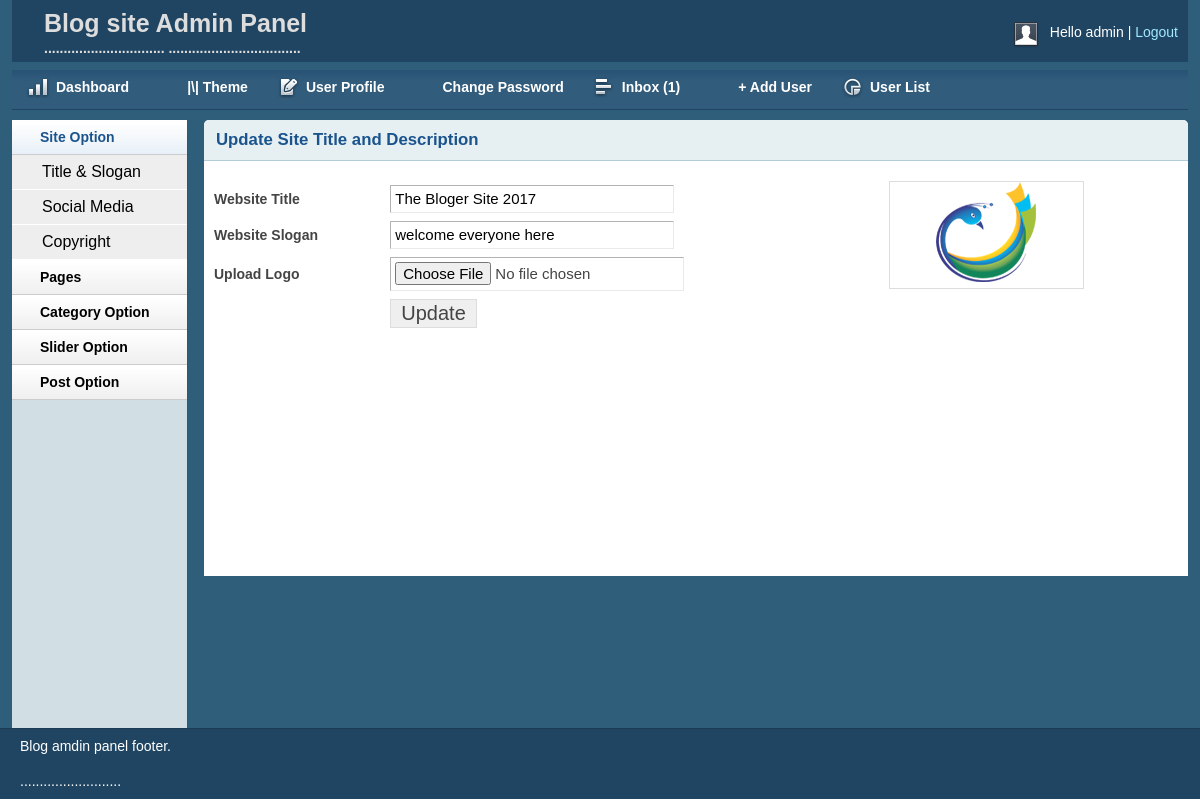
Screenshot of /admin/titleslogan.php (signed in) with the database file from the repository.
### tables this page shows
CREATE TABLE `tbl_user` (
  `id` int(11) NOT NULL,
  `name` varchar(255) NOT NULL,
  `username` varchar(50) NOT NULL,
  `password` varchar(32) NOT NULL,
  `email` varchar(255) NOT NULL,
  `details` text NOT NULL,
  `role` varchar(255) NOT NULL
);

CREATE TABLE `title_slogan` (
  `id` int(11) NOT NULL,
  `title` varchar(255) NOT NULL,
  `slogan` varchar(255) NOT NULL,
  `logo` varchar(255) NOT NULL
);

### lib/Database.php (called while the page is built, shortened)
<?php
Class Database{
	public $host   = DB_HOST;
	public $user   = DB_USER;
	public $pass   = DB_PASS;
	public $dbname = DB_NAME;
	public $link;
	private function connectDB(){
	$this->link = new mysqli($this->host, $this->user, $this->pass, $this->dbname);
 }
	public function select($query){
		$result = $this->link->query($query) or die($this->link->error.__LINE__);
		if($result->num_rows > 0){
			return $result;
		} else {
			return false;
		}
	}
}

### lib/session.php (called while the page is built, shortened)
<?php
	class Session
	{
		public static function get($key){
			if (isset($_SESSION['$key'])) {
				 return $_SESSION['$key'];
			}else{
				return false;
			}
		}
	}
 ?>

### admin/titleslogan.php (the view, shortened to what this page needs)
<?php include 'inc/header.php'; ?>
<?php include 'inc/sidebar.php'; ?>
        <div class="grid_10">
            <div class="box round first grid">
                <h2>Update Site Title and Description</h2>
                <div class="block sloginblock">
                 <?php
                    $query = "SELECT * FROM title_slogan WHERE id = '1'";
                    $title_slogan = $db->select($query);
                    if ($title_slogan) {
                        while ($result= $title_slogan->fetch_assoc()) {
                 ?>
                <div class="leftside">
                 <form action="" method="POST" enctype="multipart/form-data">
                    <table class="form">
                        <tr>
                            <td>
                                <label>Website Title</label>
                            </td>
                            <td>
                                <input type="text" value="<?php echo $result['title'] ?>"  name="title" class="medium" />
                            </td>
                        </tr>
						 <tr>
                            <td>
                                <label>Website Slogan</label>
                            </td>
                            <td>
                                <input type="text" value="<?php echo $result['slogan'] ?>" name="slogan" class="medium" />
                            </td>
                        </tr>
                        <tr>
                            <td>
                                <label>Upload Logo</label>
                            </td>
                            <td>
                                <input type="file" name="logo">
                            </td>
                        </tr>
						 <tr>
                            <td>
                            </td>
                            <td>
                                <input type="submit" name="submit" Value="Update" />
                            </td>
                        </tr>
                    </table>
                    </form>
                 </div>
                 <div class="rightside">
                    <center> <img src="<?php echo $result['logo'] ?>" alt="logo"></center>
                 </div>
                 <?php }} ?>
                </div>
            </div>
        </div>
<?php include 'inc/footer.php'; ?>

### admin/inc/header.php (shortened to what this page needs)
<?php include '../lib/session.php';
?>
<?php include '../lib/Database.php'; ?>
<?php
                $db = new Database();
 ?>
<!DOCTYPE html>
<html>
<head>
    <link rel="stylesheet" type="text/css" href="css/reset.css" media="screen" />
    <link rel="stylesheet" type="text/css" href="css/text.css" media="screen" />
    <link rel="stylesheet" type="text/css" href="css/grid.css" media="screen" />
    <link rel="stylesheet" type="text/css" href="css/layout.css" media="screen" />
    <link rel="stylesheet" type="text/css" href="css/nav.css" media="screen" />
    <link href="css/table/demo_page.css" rel="stylesheet" type="text/css" />
</head>
<body>
    <div class="container_12">
        <div class="grid_12 header-repeat">
            <div id="branding">
				<div class="floatleft middle">
					<h1>Blog site Admin Panel</h1>
					<p>...............................
                    ..................................</p>
				</div>
                <div class="floatright">
                    <div class="floatleft">
                        <img src="img/img-profile.jpg" alt="Profile Pic" /></div>
                    <div class="floatleft marginleft10">
                        <ul class="inline-ul floatleft">
                            <?php
                               $id = Session::get('userId') ;
                               $query = "SELECT username FROM tbl_user WHERE id=$id";
                               $username =$db->select($query);
                               if ($username) {
                                   $result =$username->fetch_assoc();
                            ?>
                            <li>Hello <?php echo $result['username'];} ?></li>
                            <li><a href="?action=logout">Logout</a></li>
                        </ul>
                    </div>
                </div>
            </div>
        </div>
        <div class="grid_12">
            <ul class="nav main">
                <li class="ic-dashboard"><a href="index.php"><span>Dashboard</span></a> </li>
                <li class="ic"><a href="theme.php"><span>|\| Theme</span></a> </li>
                <li class="ic-form-style"><a href="profile.php"><span>User Profile</span></a></li>
				<li class="ic-typography"><a href="changepassword.php"><span>Change Password</span></a></li>
				<li class="ic-grid-tables"><a href="inbox.php"><span>Inbox
                    <?php
                        $query = "SELECT *FROM tbl_contact WHERE status=0 ";
                         $msg = $db->select($query);
                         if ($msg) {
                             $count = mysqli_num_rows($msg);
                             echo "(".$count.")";
                         }else{
                            echo "(0)";
                         }
                     ?>
                    </span></a></li>
                    <?php
                        $chkid = Session::get('userId');
                        $query = "SELECT * FROM tbl_user WHERE id=$chkid";
                         $msg = $db->select($query);
                         if ($msg) {
                             while ($result =$msg->fetch_assoc()) {
                               if ($result['role']=='admin') {
                     ?>
                <li><a href="adduser.php"><span> + Add User</span></a></li>
                   <?php }}} ?>
                <li class="ic-charts"><a href="userlist.php"><span>User List</span></a></li>
            </ul>
        </div>

### admin/css/layout.css (style rules this page uses)
body { background: #fff none repeat scroll 0 0; color: #444; font-size: 14px; padding: 0; }
.floatleft { float:left; }
.middle { margin-left: 22px; margin-top: -14px; }
.middle h1 { color:#ddd;margin:0 }
.middle p { color: #ddd; margin: 0; font-weight: bold; }
.floatright { float:right; }
.inline-ul li { display:inline; color:#fff; }
.marginleft10 { margin-left:10px; }
a { color: #000; font-weight:bold; text-decoration: none; }
.container_12, .container_16 { background:#2E5E79; }
h1, h2, h3, h4, h5, h6 { line-height:1.2em; margin-bottom:.3em; }
h2 { margin-top:1em; }
#branding { font-weight: normal; margin-bottom: 0; padding: 22px 10px 3px; text-align: left; }
.header-repeat { background:url(../img/header-repeat.jpg) repeat-x; }
#branding a { color:#A1EAFF; font-weight:normal; }
#branding a:before { content:" | "; color:#fff; }
#branding ul, #branding ul li { margin:0px; padding:0px; }
#branding li { padding:0px 0px 0px 0px !important; }
.box { background:#fff; margin-bottom:20px; padding:10px 10px 10px 10px; margin-left:-8px; }
.box.grid { padding-bottom:40px; }
.box.round { -moz-border-radius: 5px 5px 0px 0px; -webkit-border-radius: 5px 5px 0px 0px; border-radius: 5px 5px 0px 0px; }
.box h2 { font-size:1.2em; font-weight:bold; color:#1B548D; background:#E6F0F3; margin:-10px -10px 0 -10px; padding:10px 12px; border-bottom:1px solid #B3CBD6; -moz-border-radius: 5px 5px 0px 0px; -webkit-border-radius: 5px 5px 0px 0px; border-radius: 5px 5px 0px 0px; }
.box.first { min-height: 406px; }
.block { padding-top:20px; }
p { margin-bottom:1em; }
ul, ol { padding-top:0; }
table.form { width:100%; }
table.form td { padding:4px 0px; }
table.form label { font-weight:bold; }
table.form input, table.form select { font-size: 15px; padding: 4px 4px 5px 4px; border-top: 1px solid #b3b3b3; border-left: 1px solid #b3b3b3; border-right: 1px solid #eaeaea; border-bottom: 1px solid #eaeaea; }
table.form input[type="submit"] { border: 1px solid #ddd; color: #444; cursor: pointer; font-size: 20px; padding: 2px 10px; }
input.medium { width: 55%; }
.block { padding-bottom:1px; }

### admin/titleslogan.php (style rules this page uses)
.leftside { width: 70%; float:left; }
.rightside { width: 20%; float: left; border: 1px solid #ddd; }

### rows the page displays
tbl_user: username "admin", role "+ Add User"
title_slogan: title "The Bloger Site 2017", slogan "welcome everyone here", logo (picture)

### other values shown
$count "1"
